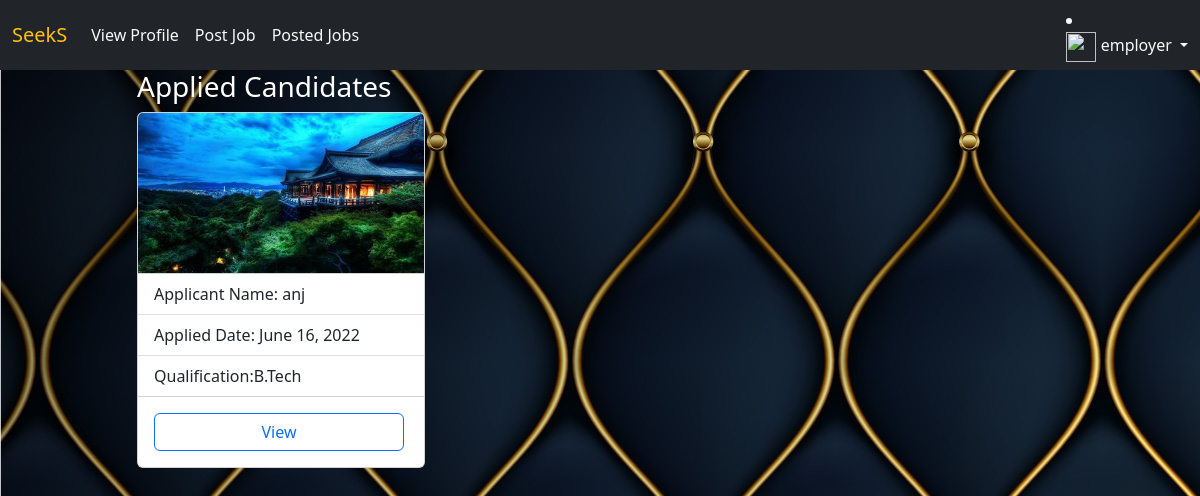
The page /employer/applied/1 (signed in) on the database its author committed.
### users/models.py (models this page shows, shortened)
class User(AbstractUser):
    phone=models.CharField(max_length=12)
    options=(
        ("employer","employer"),
        ("candidate","candidate")
    )
    role=models.CharField(max_length=12,choices=options,default="candidate")

### employer/models.py (models this page shows)
class Applications(models.Model):
    applicant=models.ForeignKey(User,on_delete=models.CASCADE,related_name="applicants")
    job=models.ForeignKey(Jobs,on_delete=models.CASCADE,related_name="ajob")
    options=(
        ("applied","applied"),
        ("rejected","rejected"),
        ("cancelled","cancelled"),
        ("accepted","accepted"),
    )
    status=models.CharField(max_length=20,choices=options,default="applied")
    date=models.DateField(auto_now_add=True)
    class Meta:
        constraints=[models.UniqueConstraint(fields=['applicant','job'],name="unique_constrain")]

### candidate/models.py (models this page shows)
class CandidateProfile(models.Model):
    user=models.OneToOneField(User,on_delete=models.CASCADE,related_name="candidates")
    profile_pic=models.ImageField(upload_to="profile")
    qualification=models.CharField(max_length=120)
    age=models.PositiveIntegerField(default=17)
    skills=models.CharField(max_length=120,null=True)
    cv=models.FileField(upload_to="cvs",null=True)

### employer/views.py (the view)
# urls.py: path("applied/<int:id>",views.AppliedCandidatesView.as_view(),name="applied-cand"),
@method_decorator(signin_required,name='dispatch')
class AppliedCandidatesView(ListView):
    model = Applications
    template_name = "applied-cand.html"
    context_object_name = "appliedcand"
    def get_queryset(self):
        return Applications.objects.filter(job=self.kwargs.get("id"))

### employer/templates/applied-cand.html
{%extends 'emp-base.html'%}
{%block body_block%}
<div class="container">
    <div class="row">
        <div class="col-1"></div>
        <div class="col-10" style="color:white;">
            <h3>Applied Candidates</h3>
            {%for applied in appliedcand%}
            <div class="card" style="width: 18rem;">
                <img src="{{applied.applicant.candidates.profile_pic.url}}" class="card-img-top" alt="...">
                <ul class="list-group list-group-flush">
                    <li class="list-group-item">Applicant Name: {{applied.applicant}}</li>
                    <li class="list-group-item">Applied Date: {{applied.date}}</li>
                    <li class="list-group-item">Qualification:{{applied.applicant.candidates.qualification}}</li>
                </ul>
                <div class="card-body">
                    <a href="{%url 'cand-details' applied.applicant.id %}" class="btn btn-outline-primary" style="width:250px;">View</a>
                </div>
            </div>
            {%endfor%}
        </div>
        <div class="col-1"></div>
    </div>
</div>
{%endblock%}

### employer/templates/emp-base.html (shortened to what this page needs)
{% load static %}
<!DOCTYPE html>
<html lang="en">
<head>
    <link href="https://cdn.jsdelivr.net/npm/bootstrap@5.2.0-beta1/dist/css/bootstrap.min.css" rel="stylesheet"
>
</head>
<body style="background-image:url({% static '/images/design.jpg' %});">
<nav class="navbar navbar-expand-lg bg-dark text-light">
    <div class="container-fluid">
        <a class="navbar-brand text-warning" href="{%url 'e-home'%}">SeekS</a>
        <div class="collapse navbar-collapse" id="navbarSupportedContent">
            <ul class="navbar-nav me-auto mb-2 mb-lg-0">
                <li class="nav-item">
                    {%if request.user.employers%}
                    <a class="nav-link active text-light" aria-current="page" href="{%url 'emp-detail' %}">View
                        Profile</a>
                    {%else%}
                    <a class="nav-link active text-light" aria-current="page" href="{%url 'emp-profile' %}">Add
                        Profile</a>
                    {%endif%}
                </li>
                <li class="nav-item">
                    <a class="nav-link active text-light" aria-current="page" href="{%url 'emp-addjob' %}">Post Job</a>
                </li>
                <li class="nav-item">
                    <a class="nav-link active text-light" aria-current="page" href="{%url 'emp-listjob'%}">Posted
                        Jobs</a>
                </li>
            </ul>
            <li class="nav-item dropdown">
                <a class="nav-link dropdown-toggle" href="#" id="navbarDropdown" role="button" data-bs-toggle="dropdown"
                   aria-expanded="false">
                    <img style="width:30px;height:30px;" src="{{request.user.company.profile_pic.url}}" alt="">
                    {{request.user}}
                </a>
            </li>
        </div>
    </div>
</nav>
<div class="container-fluid">
    {%block body_block%}
    {%endblock%}
</div>
</body>
</html>

### rows shown on the page
User: user "employer"
Applications: applicant.candidates.profile_pic (picture), applicant "anj", date "June 16, 2022", applicant.candidates.qualification "B.Tech"
